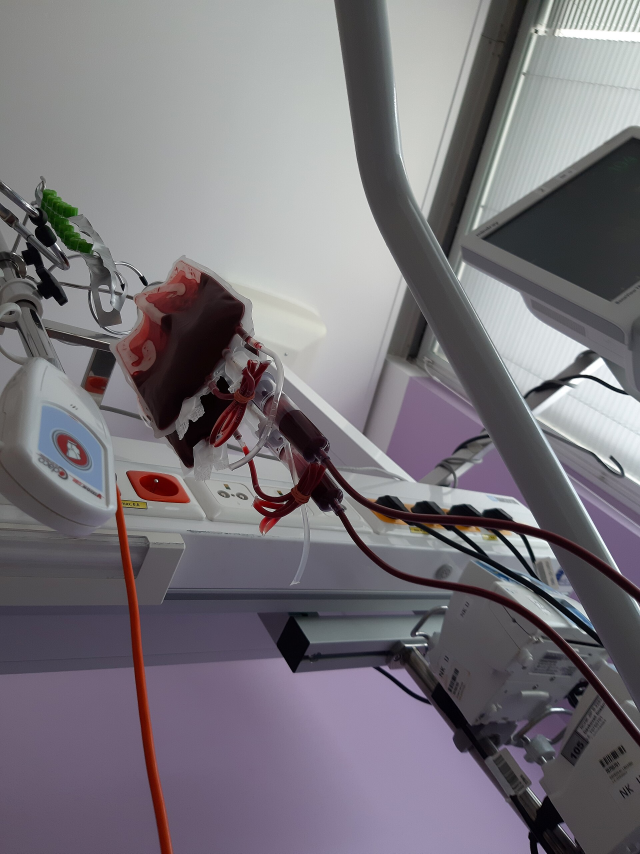
#> input picture decks/img/blood-bag.jpg, 1920 x 2560 px (shown at 1/3 size)
$ python -i quality.py   (imports and definitions only)   (older library calls are emulated)
#> lines starting #> are read from the running program, lines starting #| are printed output that depends on the picture; after the words box and inside, x2 and y2 are one past the last pixel; in counts of white or black regions, pixels touching at a corner belong together
#> further down, picture is the input picture: shape (2560, 1920, 3); mean B, G, R 121.9, 115.6, 119.7
"""Can this frame be measured at all?

This module exists because the alternative is a tool that produces a confident
number from a fogged lens. Every gate here is a reason to say "I cannot measure
this", and each one is a named refusal that reaches the UI, the run record and the
technical report. A refusal is the tool working, not the tool failing.

The four states a laparoscope actually gets into, and what each looks like in
pixels:

* **Out of focus** - the scope is too close to the tissue, or the optic is wet.
  The Laplacian carries no variance.
* **Fogged** - condensation on the cold lens entering a warm abdomen, or
  electrocautery smoke filling the cavity. Haze lifts the per-pixel minimum across
  colour channels (the dark channel prior) and flattens global contrast.
* **Occluded** - a swab, a retracted lobe or an instrument sits across the optic.
  Most of the circular field is one flat region.
* **Clipped** - the automatic gain has blown the highlights or crushed the blacks,
  so hue and chroma are not recoverable.
"""

from __future__ import annotations

from dataclasses import dataclass, field
from typing import Any

import cv2
import numpy as np
from visioncore import stage

from .config import REFUSAL_CODES, Thresholds


@dataclass(frozen=True)
class FrameQuality:
    """The four statistics, the verdict, and why."""

    focus: float
    dark_channel: float
    contrast: float
    occlusion: float
    clipped: float
    usable: bool
    reasons: tuple[str, ...] = ()
    field_mask_fraction: float = 1.0
    cool_share: float = 0.0
    white_share: float = 0.0
    rest_saturation: float = 0.0

    @property
    def reason(self) -> str | None:
        return self.reasons[0] if self.reasons else None

    # [21 lines left out: functions message, to_dict, not called in this run]


@dataclass
class QualityLedger:
    """How many frames each gate rejected across a whole clip."""

    total: int = 0
    usable: int = 0
    by_reason: dict[str, int] = field(default_factory=dict)

    # [6 lines left out: function add, not called in this run]

    @property
    def usable_fraction(self) -> float:
        return self.usable / self.total if self.total else 0.0

    # [77 lines left out: functions to_dict, field_mask, focus_score, dark_channel, contrast_score, not called in this run]


def occlusion_fraction(image: np.ndarray, mask: np.ndarray | None = None) -> float:
    """Fraction of the lit field covered by something that is not the operative field.

    The first version of this tested for a large flat low-gradient region, and it
    rejected 39% of a perfectly measurable clip - because a settled pool of blood is
    exactly that: large, flat and low-gradient. Calling the thing we are trying to
    measure an occlusion is the worst failure a gate like this can have.

    What an actual occluder has that a pool does not is the absence of colour. Gauze,
    a swab, a glove and a lens cap are all achromatic; blood and tissue are not. So
    an occluder is flat *and* desaturated, or simply dark enough to be no image at
    all. Both conditions are counted, and the largest connected region wins.
    """
    grey = cv2.cvtColor(image, cv2.COLOR_BGR2GRAY) if image.ndim == 3 else image
    hsv = cv2.cvtColor(image, cv2.COLOR_BGR2HSV)
#> hsv: shape (2560, 1920, 3); mean H, S, V 101.6, 32.3, 125.2
    sat, val = hsv[:, :, 1], hsv[:, :, 2]
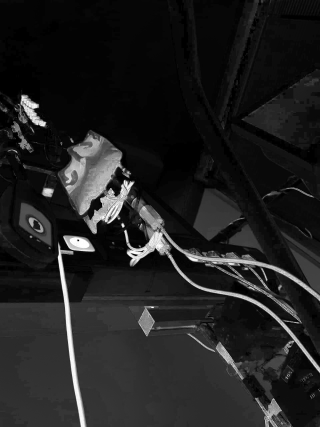
#> sat: shape (2560, 1920) (shown at 1/6 size); min 0, max 255, mean 32.3
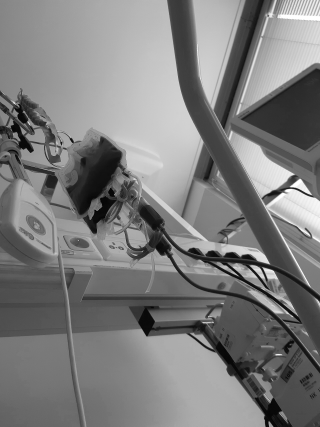
#> val: shape (2560, 1920) (shown at 1/6 size); min 0, max 255, mean 125.2

    gx = cv2.Sobel(grey, cv2.CV_32F, 1, 0, ksize=3)
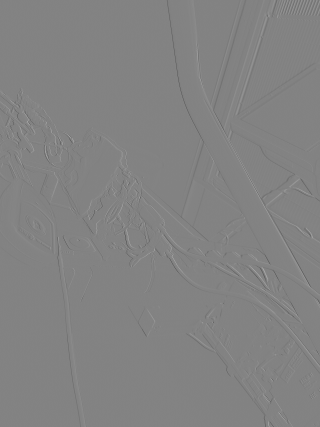
#> gx: shape (2560, 1920) float32 (shown at 1/6 size); min -927, max 879, mean 0.1; drawn with min black and max white
    gy = cv2.Sobel(grey, cv2.CV_32F, 0, 1, ksize=3)
    mag = cv2.magnitude(gx, gy)

    achromatic_flat = (mag < 12.0) & (sat < 55) & (val > 90)
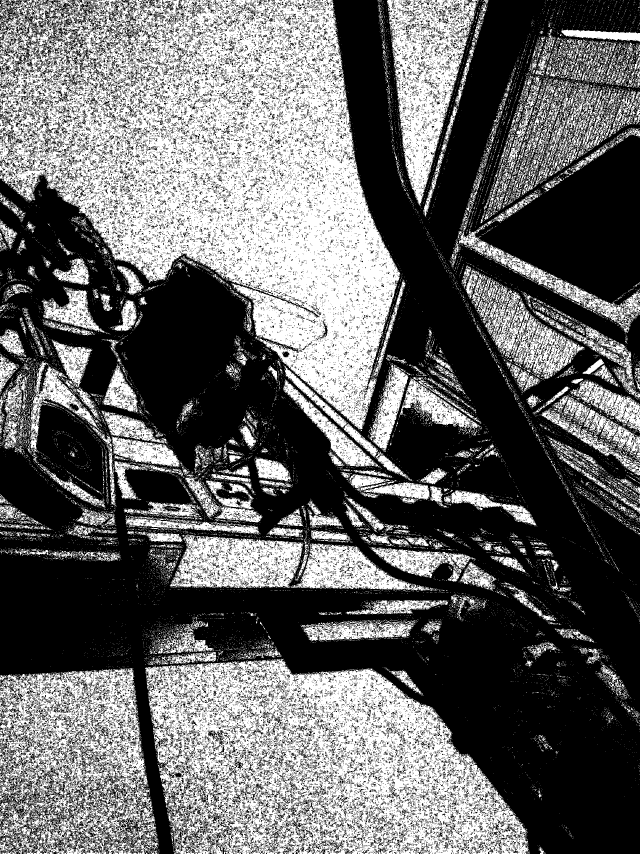
#> achromatic_flat: shape (2560, 1920) bool (shown at 1/3 size); 40.1% white; 28410 white regions (27162 under 20 px), largest, box (x1, y1, x2, y2) and area: (0, 0, 1202, 1289) 752864, (435, 1976, 1588, 2560) 388652, (0, 2004, 476, 2560) 143123
    blacked_out = val < 28
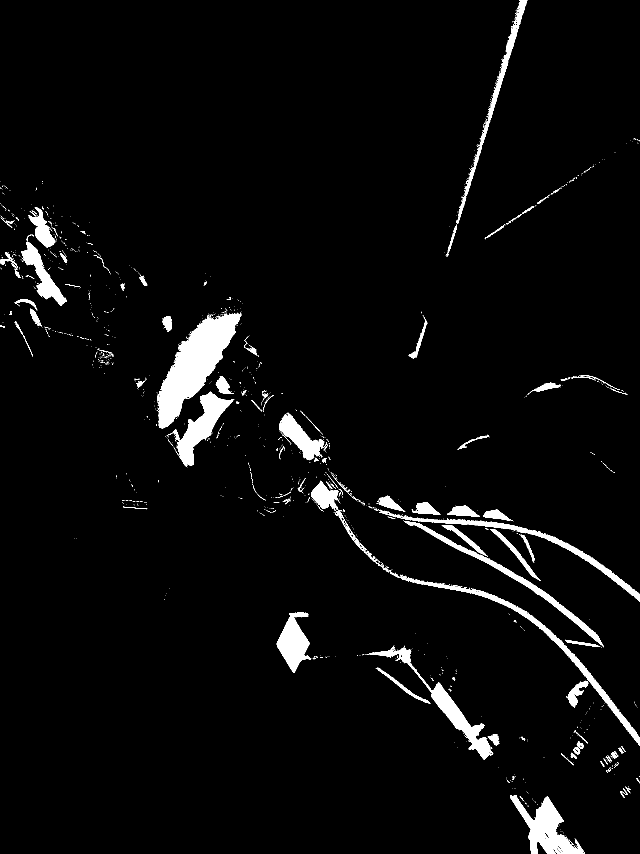
#> blacked_out: shape (2560, 1920) bool (shown at 1/3 size); 3.7% white; 1641 white regions (1509 under 20 px), largest, box (x1, y1, x2, y2) and area: (471, 938, 724, 1285) 34477, (1530, 2385, 1755, 2560) 14914, (1108, 1941, 1480, 2279) 13142
    covered = (achromatic_flat | blacked_out).astype(np.uint8)
    if mask is not None:
        covered = cv2.bitwise_and(covered, mask.astype(np.uint8))
    kernel = cv2.getStructuringElement(cv2.MORPH_ELLIPSE, (11, 11))
    covered = cv2.morphologyEx(covered, cv2.MORPH_OPEN, kernel)
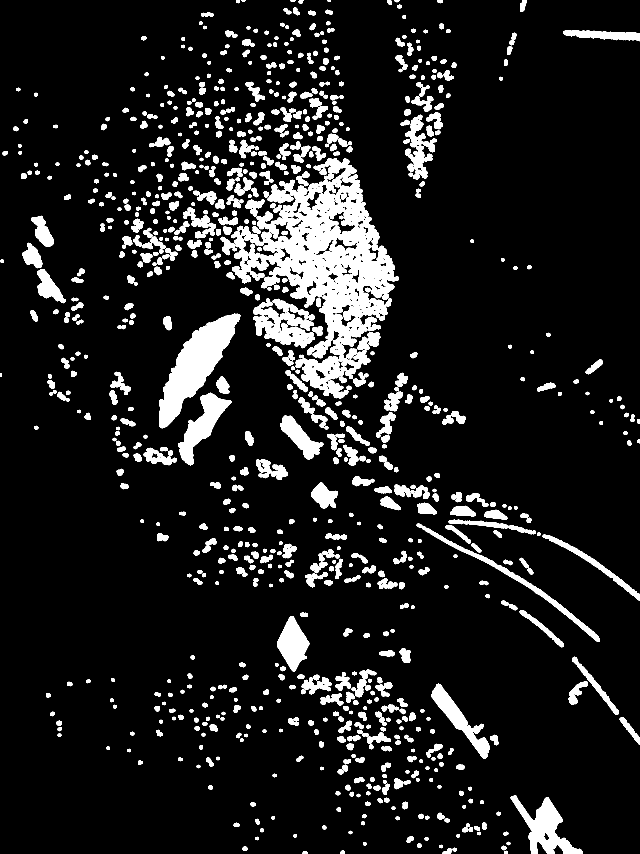
#> covered: shape (2560, 1920) (shown at 1/3 size); values 0 (black) and 1 (white), 10.7% white; 983 white regions, largest, box (x1, y1, x2, y2) and area: (696, 474, 1197, 1127) 121506, (477, 941, 721, 1285) 32092, (1532, 2386, 1748, 2560) 13937

    count, _labels, stats, _ = cv2.connectedComponentsWithStats(covered, connectivity=8)
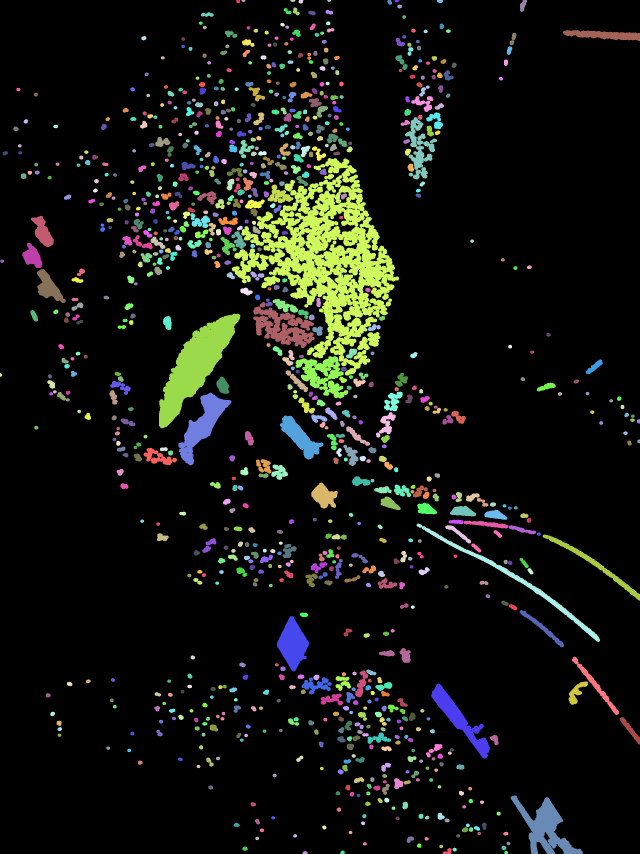
#> _labels: shape (2560, 1920) int32 (shown at 1/3 size); 984 distinct labels, from 0 to 983; one colour per label, 0 black
#> count = 984; stats = 984 rows, first 6: [0, 0, 1920, 2560, 4387820], [709, 0, 11, 10, 94], [725, 0, 11, 6, 50], [871, 0, 15, 6, 72], [896, 0, 14, 11, 127], [982, 0, 11, 6, 50]
    if count <= 1:
        return 0.0
    largest = float(stats[1:, cv2.CC_STAT_AREA].max())
#> largest = 121506
    denom = float(mask.sum()) if mask is not None else float(grey.size)
    return largest / denom if denom else 0.0


# [99 lines left out: functions clipped_fraction, domain_cues, assess, not called in this run]

>>> import cv2
>>> picture = cv2.imread('../../../../decks/img/blood-bag.jpg')
>>> result = occlusion_fraction(picture)
#> result = 0.0247

$ run again, on decks/img/hospital-bed.jpg
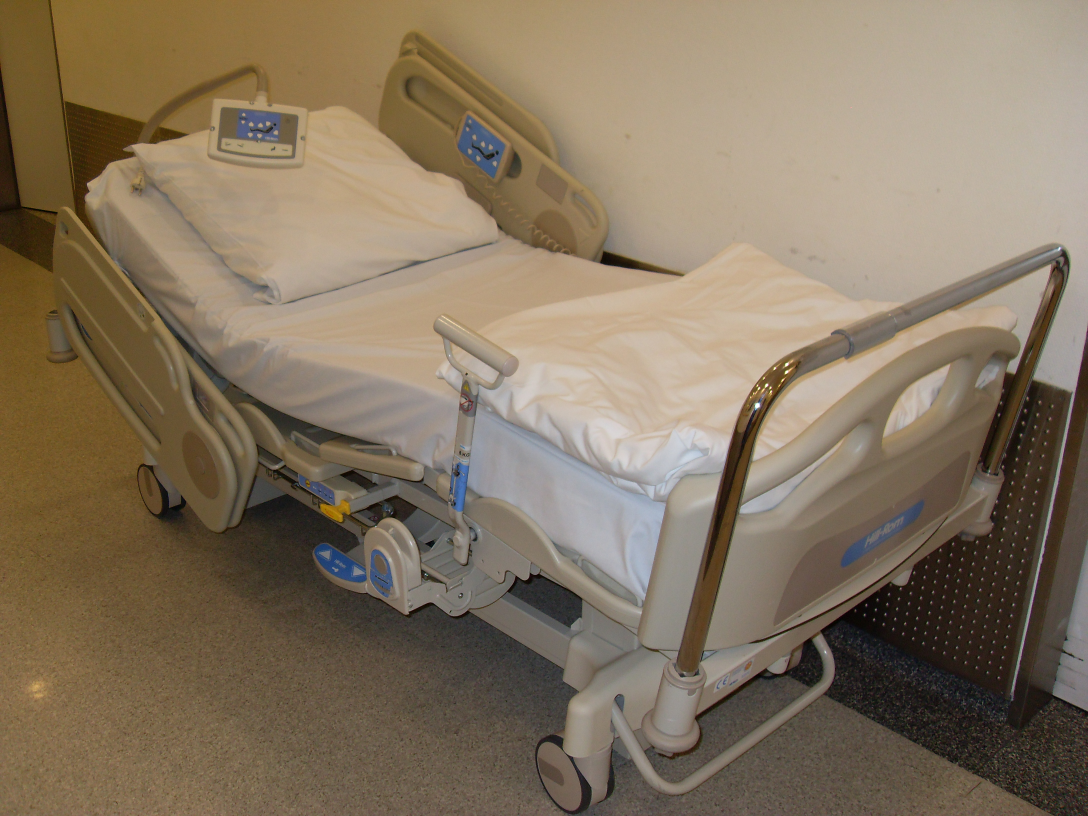
#> input picture decks/img/hospital-bed.jpg, 3264 x 2448 px (shown at 1/3 size)
#> picture is the input picture: shape (2448, 3264, 3); mean B, G, R 95.9, 116.9, 132.5
#> hsv: shape (2448, 3264, 3); mean H, S, V 23.9, 79, 133.2
#> in occlusion_fraction, `achromatic_flat = (mag < 12.0) & (sat < 55) & (val > 90)`:
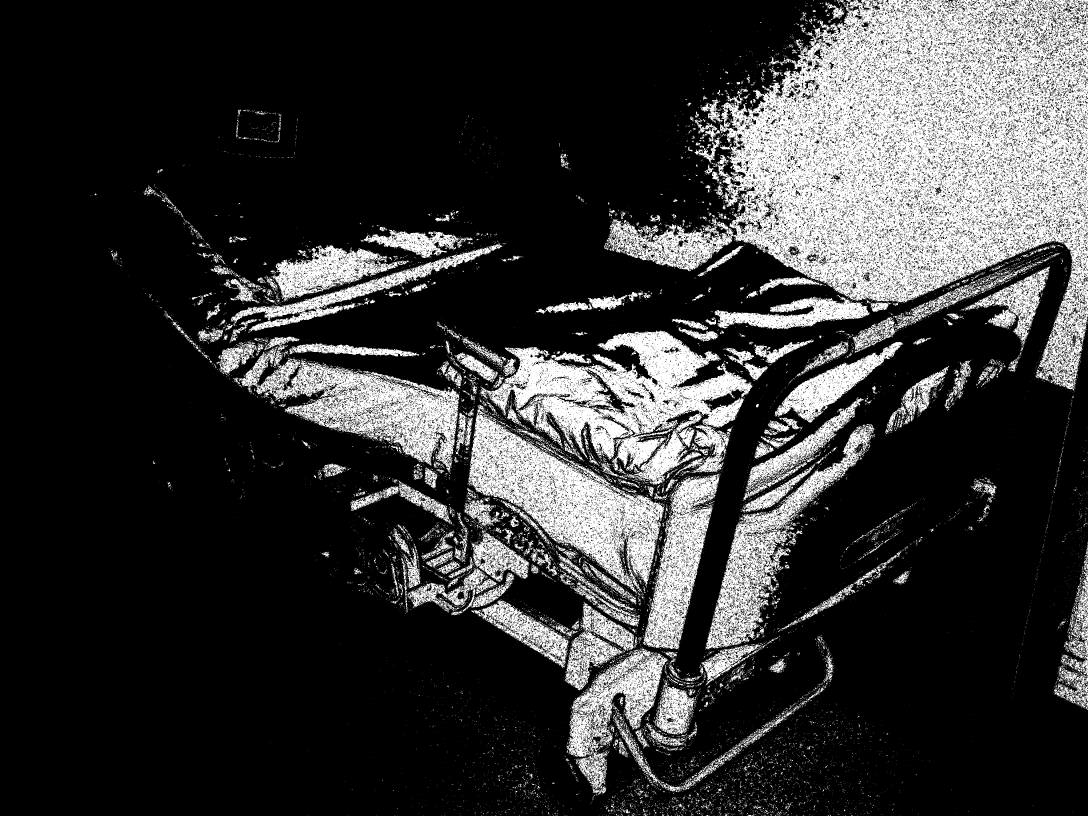
#> achromatic_flat: shape (2448, 3264) bool (shown at 1/3 size); 20.8% white; 18787 white regions (17791 under 20 px), largest, box (x1, y1, x2, y2) and area: (1820, 0, 3264, 1173) 706255, (1441, 992, 2257, 1454) 147408, (1405, 1229, 1993, 1780) 109851
#> blacked_out: shape (2448, 3264) bool; 1.2% white; 4289 white regions (3907 under 20 px), largest, box (x1, y1, x2, y2) and area: (2462, 1748, 2840, 2015) 24682, (752, 1482, 899, 1549) 3539, (467, 1432, 558, 1558) 3199
#> in occlusion_fraction, `count, _labels, stats, _ = cv2.connectedComponentsWithStats(covered, c..`:
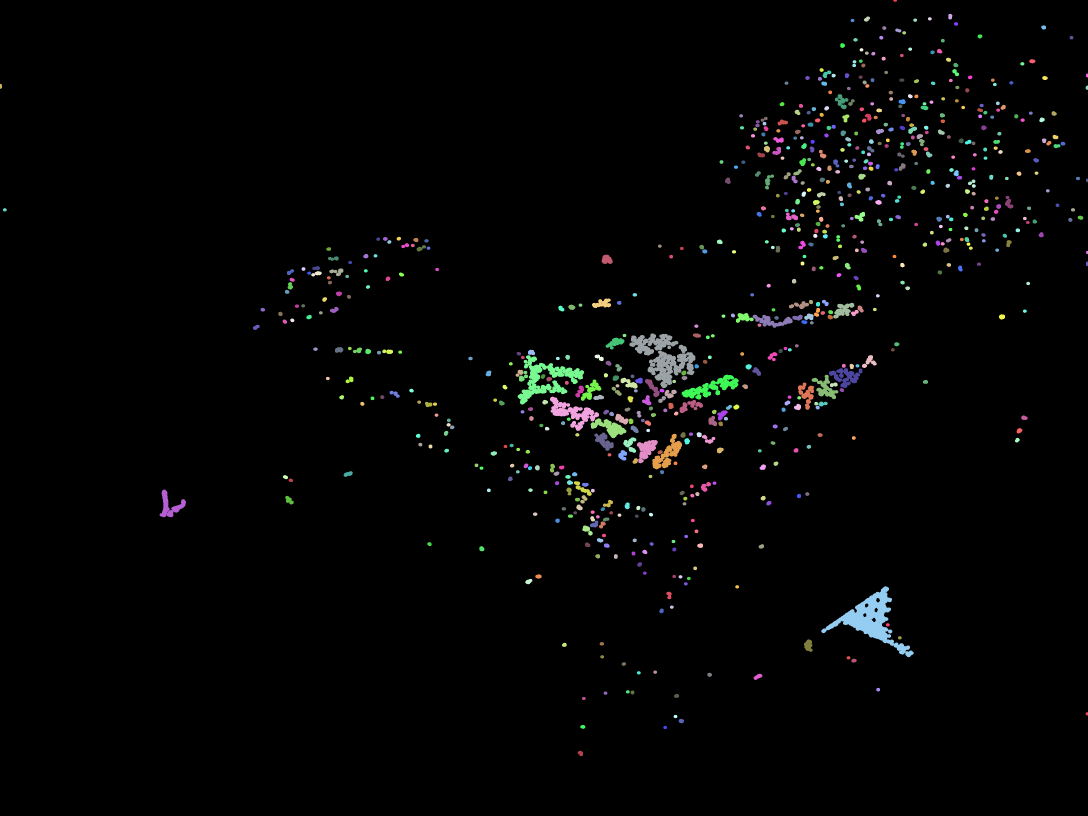
#> _labels: shape (2448, 3264) int32 (shown at 1/3 size); 750 distinct labels, from 0 to 749; one colour per label, 0 black
#> count = 750; stats = 750 rows, first 6: [0, 0, 3264, 2448, 7793356], [2680, 0, 11, 6, 50], [2845, 41, 12, 18, 170], [2592, 49, 18, 16, 193], [2784, 51, 11, 11, 89], [2740, 55, 11, 11, 89]
#> largest = 15426
#> result = 0.00193
